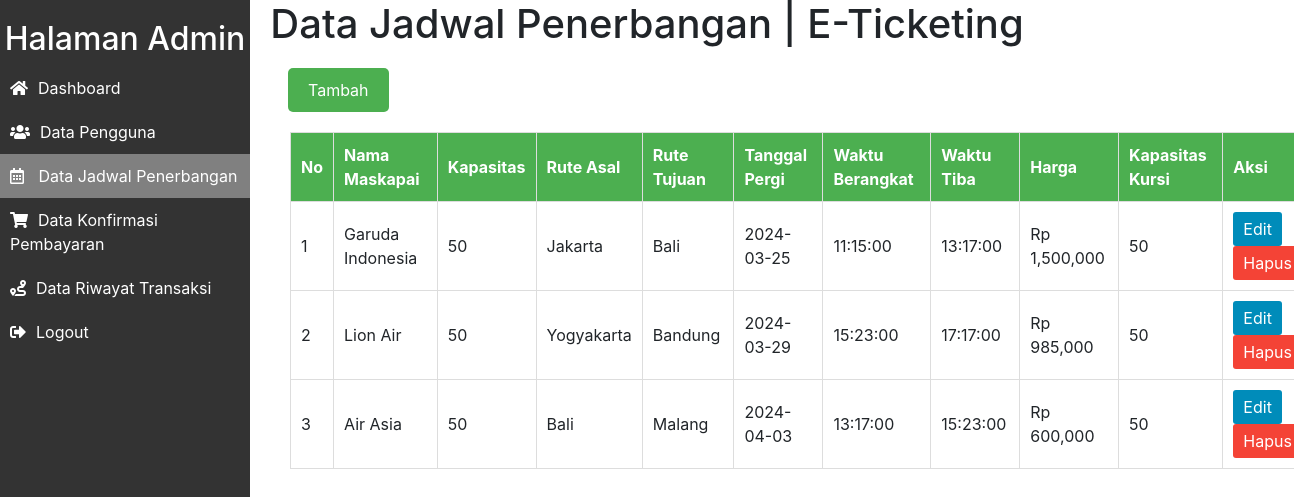
The page /admin/jadwal/index.php (signed in) on the database its author committed.
### tables this page shows
CREATE TABLE `jadwal_penerbangan` (
  `id_jadwal` int NOT NULL,
  `id_rute` int NOT NULL,
  `waktu_berangkat` time NOT NULL,
  `waktu_tiba` time NOT NULL,
  `harga` int NOT NULL,
  `kapasitas_kursi` int NOT NULL
);

CREATE TABLE `maskapai` (
  `id_maskapai` int NOT NULL,
  `logo_maskapai` text NOT NULL,
  `nama_maskapai` varchar(50) NOT NULL,
  `kapasitas` int NOT NULL
);

CREATE TABLE `rute` (
  `id_rute` int NOT NULL,
  `id_maskapai` int NOT NULL,
  `rute_asal` varchar(100) NOT NULL,
  `rute_tujuan` varchar(100) NOT NULL,
  `tanggal_pergi` date NOT NULL
);

### admin/jadwal/functions.php (called while the page is built, shortened)
<?php
require '../../koneksi.php';
function query($query){
    global $conn;
    $rows = [];
    $result = mysqli_query($conn, $query);
    while($row = mysqli_fetch_assoc($result)){
        $rows[] = $row;
    }
    return $rows;
}

### admin/jadwal/index.php (the view, shortened to what this page needs)
<!DOCTYPE html>
<html lang="en">
<head>
    <link rel="stylesheet" href="https://cdnjs.cloudflare.com/ajax/libs/remixicon/3.5.0/remixicon.css">
</head>
</html>
<?php
require 'functions.php';
$jadwal = query("SELECT * FROM jadwal_penerbangan
INNER JOIN rute ON rute.id_rute = jadwal_penerbangan.id_rute
INNER JOIN maskapai ON rute.id_maskapai = maskapai.id_maskapai ORDER BY tanggal_pergi, waktu_berangkat");
?>
<?php require '../../layouts/sidebar_admin.php'; ?>
<h1>Data Jadwal Penerbangan | E-Ticketing</h1>
<a href="tambah.php" class="tambah">Tambah</a>
<table border="1" cellpadding="10" cellspacing="0">
    <tr>
        <th>No</th>
        <th>Nama Maskapai</th>
        <th>Kapasitas</th>
        <th>Rute Asal</th>
        <th>Rute Tujuan</th>
        <th>Tanggal Pergi</th>
        <th>Waktu Berangkat</th>
        <th>Waktu Tiba</th>
        <th>Harga</th>
        <th>Kapasitas Kursi</th>
        <th>Aksi</th>
    </tr>
    <?php $no = 1; ?>
    <?php foreach($jadwal as $data) : ?>
    <tr>
        <td><?= $no; ?></td>
        <td><?= $data["nama_maskapai"]; ?></td>
        <td><?= $data["kapasitas"]; ?></td>
        <td><?= $data["rute_asal"]; ?></td>
        <td><?= $data["rute_tujuan"]; ?></td>
        <td><?= $data["tanggal_pergi"]; ?></td>
        <td><?= $data["waktu_berangkat"]; ?></td>
        <td><?= $data["waktu_tiba"]; ?></td>
        <td>Rp <?= number_format($data["harga"]); ?></td>
        <td><?= $data["kapasitas_kursi"]; ?></td>
        <td>
            <a href="edit.php?id=<?= $data["id_jadwal"]; ?>" class="edit"><i class="ri-ball-pen-line"></i>Edit</a>
            <a href="hapus.php?id=<?= $data["id_jadwal"]; ?>" class="hapus"onClick="return confirm('Apakah anda yakin ingin menghapus data ini?')"><i class="ri-delete-bin-6-line"></i>Hapus</a>
        </td>
    </tr>
    <?php $no++; ?>
    <?php endforeach; ?>
</table>

### assets/style/admin.css (style rules this page uses)
body { margin: 0; padding: 0; font-family: Arial, sans-serif; }

### admin/jadwal/index.php (style rules this page uses)
h1 { text-align: center; margin-bottom: 20px; }
.tambah { display: inline-block; padding: 10px 20px; background-color: #4CAF50; color: white; text-decoration: none; border-radius: 5px; margin-left: 288px; margin-bottom: 20px; }
table { width: 80%; border-collapse: collapse; margin-left: 290px; }
table th, table td { border: 1px solid #ddd; padding: 10px; }
table th { background-color: #4CAF50; color: white; }
.edit, .hapus { display: inline-block; padding: 5px 10px; text-decoration: none; background-color: #008CBA; color: white; border-radius: 3px; margin-right: 5px; }
.hapus { background-color: #f44336; }

### rows shown on the page
jadwal_penerbangan: maskapai.nama_maskapai "Garuda Indonesia", maskapai.kapasitas "50", id_rute.rute_asal "Jakarta", id_rute.rute_tujuan "Bali", id_rute.tanggal_pergi "2024-03-25", waktu_berangkat "11:15:00", waktu_tiba "13:17:00", harga "1,500,000", kapasitas_kursi "50"
jadwal_penerbangan: maskapai.nama_maskapai "Lion Air", maskapai.kapasitas "50", id_rute.rute_asal "Yogyakarta", id_rute.rute_tujuan "Bandung", id_rute.tanggal_pergi "2024-03-29", waktu_berangkat "15:23:00", waktu_tiba "17:17:00", harga "985,000", kapasitas_kursi "50"
jadwal_penerbangan: maskapai.nama_maskapai "Air Asia", maskapai.kapasitas "50", id_rute.rute_asal "Bali", id_rute.rute_tujuan "Malang", id_rute.tanggal_pergi "2024-04-03", waktu_berangkat "13:17:00", waktu_tiba "15:23:00", harga "600,000", kapasitas_kursi "50"
